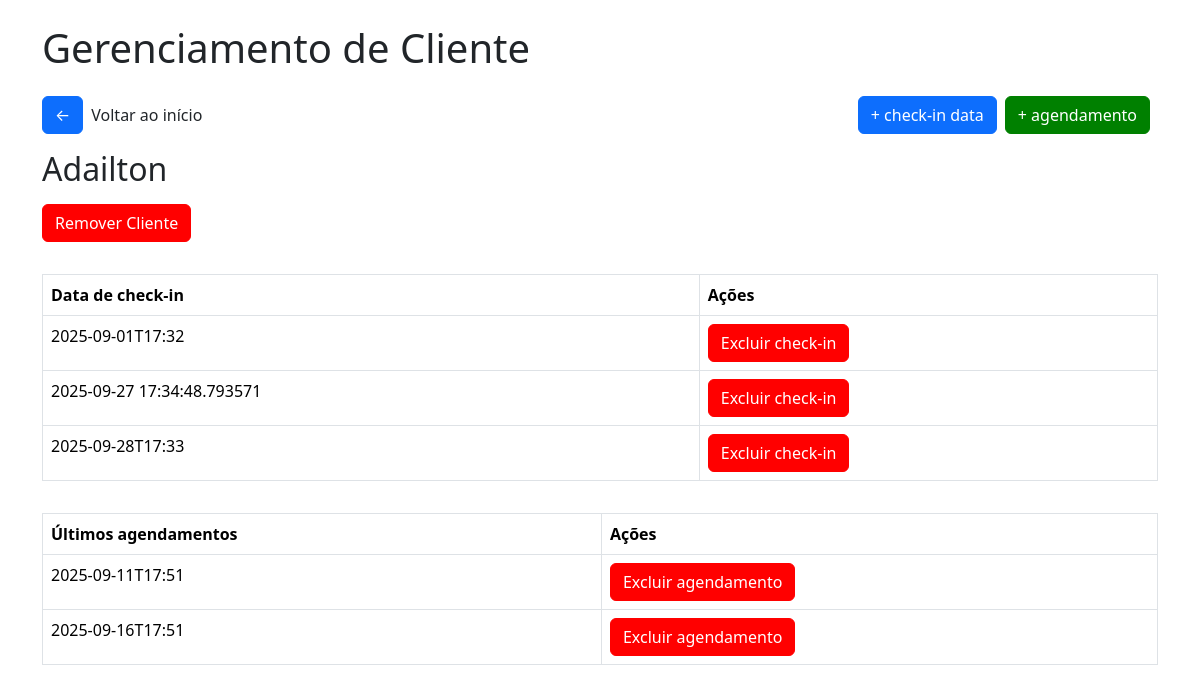
Page /clientemassagem/1 on the committed database.
### tables this page shows
CREATE TABLE cliente_massagem (
        id INTEGER PRIMARY KEY AUTOINCREMENT,
        nome TEXT NOT NULL,
        status BOOLEAN DEFAULT FALSE,
        checkins INTEGER DEFAULT 0
    );

CREATE TABLE checkin_massagem (
        id INTEGER PRIMARY KEY AUTOINCREMENT,
        cliente_id INTEGER,
        data DATETIME,
        FOREIGN KEY(cliente_id) REFERENCES clientes(id)
    );

CREATE TABLE historico_agendamento_massagem (
        id INTEGER PRIMARY KEY AUTOINCREMENT,
        cliente_id INTEGER,
        data DATETIME,
        FOREIGN KEY(cliente_id) REFERENCES clientes(id)
    );

### app/views/massagem.py (the view)
@app.route('/clientemassagem/<int:cliente_id>')
def cliente_massagem(cliente_id):
    conn = get_db_connection()
    cliente = conn.execute("SELECT * FROM cliente_massagem WHERE id = ?", (cliente_id,)).fetchone()
    checkins = conn.execute("SELECT * FROM checkin_massagem WHERE cliente_id = ? ORDER BY data ASC", (cliente_id,))
    agendamentos = conn.execute("SELECT * FROM historico_agendamento_massagem WHERE cliente_id = ? ORDER BY data ASC", (cliente_id,))
    return render_template('massagem/cliente_massagem.html', cliente=cliente, checkins=checkins, agendamentos=agendamentos)

### app/model/model.py (called while the page is built)
def get_db_connection():
    conn = sqlite3.connect('checkins.db')
    conn.row_factory = sqlite3.Row
    return conn

### app/templates/massagem/cliente_massagem.html (shortened to what this page needs)
<!DOCTYPE html>
<html lang="pt-br">
<head>
    <link href="https://cdn.jsdelivr.net/npm/bootstrap@5.3.2/dist/css/bootstrap.min.css" rel="stylesheet">
    <link rel="stylesheet" href="{{url_for('static', filename='css/style.css')}}">
    <link rel="stylesheet" href="{{url_for('static', filename='css/modal.css')}}">
</head>
<body>
    <div class="container">
        <h1 class="mb-4">
            Gerenciamento de Cliente
        </h1>
        <div class="box-btn-home">
            <div class="box"><a href="/" class="btn btn-primary btn-home">&#x2190</a>
            <p>Voltar ao início</p></div>
            <div class="box">
                <a href="/adcheckindatamassagem/{{cliente.id}}" class="btn btn-primary btn-home">+ check-in data</a>
                <a href="/adicionaragendamentomassagem/{{cliente.id}}" class="btn btn-primary btn-home green">+ agendamento</a>
            </div>
        </div>
        <h2 class="mb-3">
            {{cliente.nome}}
        </h2>
        <button class="btn btn-primary btn-remover" id="openModal">Remover Cliente</button>
        <table class="table table-bordered table-checkin">
            <thead>
                <tr>
                <th>Data de check-in</th>
                <th>Ações</th>
                </tr>
            </thead>
            <tbody>
                {% for checkin in checkins %}
                <tr>
                <td>{{ checkin.data }}</td>
                <td><a href="/excluircheckinmassagem/{{checkin.id}}" class="btn btn-primary btn-remover excludecheckin">Excluir check-in</a></td>
                </tr>
                {% endfor %}
            </tbody>
        </table>
        <table class="table table-bordered table-checkin">
            <thead>
                <tr>
                <th>Últimos agendamentos</th>
                <th>Ações</th>
                </tr>
            </thead>
            <tbody>
                {% for a in agendamentos %}
                <tr>
                <td>{{ a.data }}</td>
                <td><a href="/excluiragendamentomassagem/{{a.id}}" class="btn btn-primary btn-remover excludecheckin">Excluir agendamento</a></td>
                </tr>
                {% endfor %}
            </tbody>
        </table>
</body>
</html>

### app/static/css/style.css (style rules this page uses)
body { padding: 24px; }
a { text-decoration: none; }
.btn-remover { background-color: red; border-color: red; }
.btn-home { margin-bottom: 16px; margin-right: 8px; }
.box-btn-home { width: 100%; display: flex; justify-content: space-between; align-items: center; }
.box-btn-home .box { display: flex; justify-content: center; align-items: center; }
.table-checkin { margin-top: 32px; }
.excludecheckin { color: white; }
.green { background-color: green; border-color:green; }

### rows in the picture
cliente_massagem: nome "Adailton"
checkin_massagem: data "2025-09-01T17:32"
checkin_massagem: data "2025-09-27 17:34:48.793571"
checkin_massagem: data "2025-09-28T17:33"
historico_agendamento_massagem: data "2025-09-11T17:51"
historico_agendamento_massagem: data "2025-09-16T17:51"
